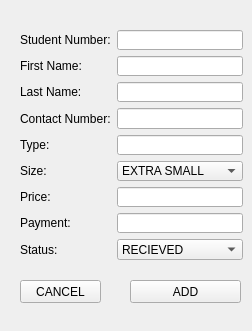
<?xml version="1.0" encoding="UTF-8"?>
<ui version="4.0">
 <class>MainWindow</class>
 <widget class="QMainWindow" name="MainWindow">
  <property name="geometry">
   <rect>
    <x>0</x>
    <y>0</y>
    <width>252</width>
    <height>331</height>
   </rect>
  </property>
  <property name="windowTitle">
   <string>MainWindow</string>
  </property>
  <widget class="QWidget" name="centralwidget">
   <widget class="QPushButton" name="pushButton_cancelAdd">
    <property name="geometry">
     <rect>
      <x>20</x>
      <y>280</y>
      <width>81</width>
      <height>23</height>
     </rect>
    </property>
    <property name="text">
     <string>CANCEL</string>
    </property>
   </widget>
   <widget class="QPushButton" name="pushButton_add">
    <property name="geometry">
     <rect>
      <x>130</x>
      <y>280</y>
      <width>111</width>
      <height>23</height>
     </rect>
    </property>
    <property name="text">
     <string>ADD</string>
    </property>
   </widget>
   <widget class="QWidget" name="layoutWidget">
    <property name="geometry">
     <rect>
      <x>20</x>
      <y>30</y>
      <width>223</width>
      <height>230</height>
     </rect>
    </property>
    <layout class="QFormLayout" name="formLayout">
     <item row="1" column="0">
      <widget class="QLabel" name="label">
       <property name="text">
        <string>First Name:</string>
       </property>
      </widget>
     </item>
     <item row="1" column="1">
      <widget class="QLineEdit" name="lineEdit_firstNameM"/>
     </item>
     <item row="3" column="0">
      <widget class="QLabel" name="label_3">
       <property name="text">
        <string>Contact Number:</string>
       </property>
      </widget>
     </item>
     <item row="3" column="1">
      <widget class="QLineEdit" name="lineEdit_conNumM"/>
     </item>
     <item row="4" column="0">
      <widget class="QLabel" name="label_4">
       <property name="text">
        <string>Type:</string>
       </property>
      </widget>
     </item>
     <item row="4" column="1">
      <widget class="QLineEdit" name="lineEdit_typeM"/>
     </item>
     <item row="5" column="0">
      <widget class="QLabel" name="label_5">
       <property name="text">
        <string>Size:</string>
       </property>
      </widget>
     </item>
     <item row="5" column="1">
      <widget class="QComboBox" name="comboBox_size">
       <item>
        <property name="text">
         <string>EXTRA SMALL</string>
        </property>
       </item>
       <item>
        <property name="text">
         <string>SMALL</string>
        </property>
       </item>
       <item>
        <property name="text">
         <string>MEDIUM</string>
        </property>
       </item>
       <item>
        <property name="text">
         <string>LARGE</string>
        </property>
       </item>
       <item>
        <property name="text">
         <string>EXTRA LARGE</string>
        </property>
       </item>
      </widget>
     </item>
     <item row="6" column="0">
      <widget class="QLabel" name="label_6">
       <property name="text">
        <string>Price:</string>
       </property>
      </widget>
     </item>
     <item row="6" column="1">
      <widget class="QLineEdit" name="lineEdit_priceM"/>
     </item>
     <item row="7" column="0">
      <widget class="QLabel" name="label_8">
       <property name="text">
        <string>Payment:</string>
       </property>
      </widget>
     </item>
     <item row="7" column="1">
      <widget class="QLineEdit" name="lineEdit_paymentM"/>
     </item>
     <item row="8" column="0">
      <widget class="QLabel" name="label_7">
       <property name="text">
        <string>Status:</string>
       </property>
      </widget>
     </item>
     <item row="8" column="1">
      <widget class="QComboBox" name="comboBox_status">
       <item>
        <property name="text">
         <string>RECIEVED</string>
        </property>
       </item>
       <item>
        <property name="text">
         <string>PICK-UP</string>
        </property>
       </item>
      </widget>
     </item>
     <item row="0" column="1">
      <widget class="QLineEdit" name="lineEdit_studNumM"/>
     </item>
     <item row="0" column="0">
      <widget class="QLabel" name="label_2">
       <property name="text">
        <string>Student Number:</string>
       </property>
      </widget>
     </item>
     <item row="2" column="1">
      <widget class="QLineEdit" name="lineEdit_lastNameM"/>
     </item>
     <item row="2" column="0">
      <widget class="QLabel" name="label_9">
       <property name="text">
        <string>Last Name:</string>
       </property>
      </widget>
     </item>
    </layout>
   </widget>
  </widget>
 </widget>
 <resources/>
 <connections/>
</ui>
